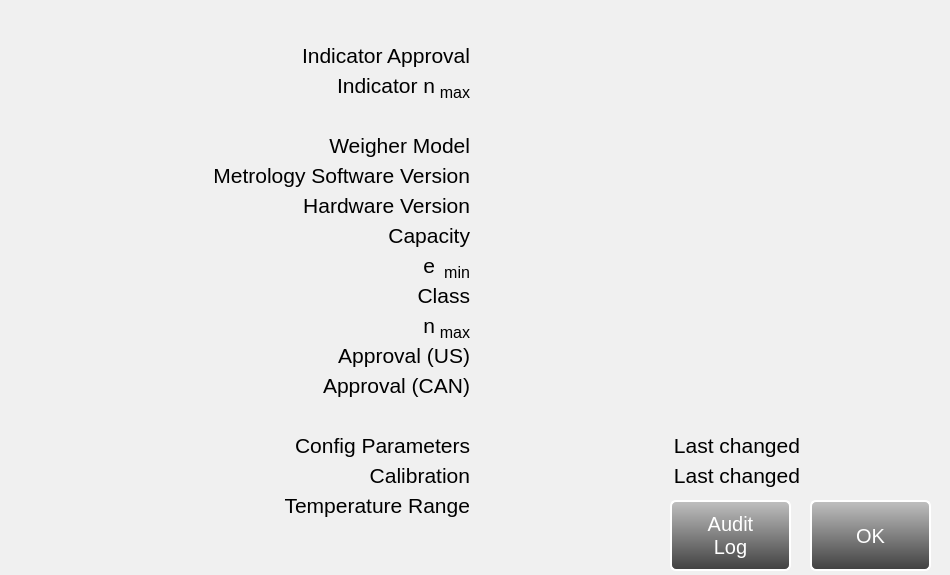
<?xml version="1.0" encoding="UTF-8"?>
<ui version="4.0">
 <class>weightsandmeasuresdialog</class>
 <widget class="QDialog" name="weightsandmeasuresdialog">
  <property name="geometry">
   <rect>
    <x>0</x>
    <y>0</y>
    <width>950</width>
    <height>575</height>
   </rect>
  </property>
  <property name="sizePolicy">
   <sizepolicy hsizetype="Fixed" vsizetype="Fixed">
    <horstretch>0</horstretch>
    <verstretch>0</verstretch>
   </sizepolicy>
  </property>
  <property name="minimumSize">
   <size>
    <width>950</width>
    <height>575</height>
   </size>
  </property>
  <property name="maximumSize">
   <size>
    <width>950</width>
    <height>575</height>
   </size>
  </property>
  <property name="windowTitle">
   <string>Dialog</string>
  </property>
  <property name="autoFillBackground">
   <bool>false</bool>
  </property>
  <property name="styleSheet">
   <string notr="true">QDialog#weightsandmeasuresdialog
{
	background-color: rgb(240, 240, 240);
	foreground-color: black;
}
</string>
  </property>
  <widget class="QLabel" name="lblTempRange_Data">
   <property name="geometry">
    <rect>
     <x>480</x>
     <y>490</y>
     <width>321</width>
     <height>30</height>
    </rect>
   </property>
   <property name="sizePolicy">
    <sizepolicy hsizetype="Fixed" vsizetype="Fixed">
     <horstretch>0</horstretch>
     <verstretch>0</verstretch>
    </sizepolicy>
   </property>
   <property name="minimumSize">
    <size>
     <width>321</width>
     <height>30</height>
    </size>
   </property>
   <property name="maximumSize">
    <size>
     <width>321</width>
     <height>30</height>
    </size>
   </property>
   <property name="font">
    <font>
     <pointsize>16</pointsize>
    </font>
   </property>
   <property name="text">
    <string notr="true"/>
   </property>
   <property name="alignment">
    <set>Qt::AlignLeading|Qt::AlignLeft|Qt::AlignVCenter</set>
   </property>
  </widget>
  <widget class="QLabel" name="lblHardwareVersion">
   <property name="geometry">
    <rect>
     <x>70</x>
     <y>190</y>
     <width>400</width>
     <height>30</height>
    </rect>
   </property>
   <property name="sizePolicy">
    <sizepolicy hsizetype="Fixed" vsizetype="Fixed">
     <horstretch>0</horstretch>
     <verstretch>0</verstretch>
    </sizepolicy>
   </property>
   <property name="minimumSize">
    <size>
     <width>400</width>
     <height>30</height>
    </size>
   </property>
   <property name="maximumSize">
    <size>
     <width>400</width>
     <height>30</height>
    </size>
   </property>
   <property name="font">
    <font>
     <pointsize>16</pointsize>
    </font>
   </property>
   <property name="text">
    <string>Hardware Version</string>
   </property>
   <property name="alignment">
    <set>Qt::AlignRight|Qt::AlignTrailing|Qt::AlignVCenter</set>
   </property>
  </widget>
  <widget class="QLabel" name="lblIndicatorSoftwareVersion_Data">
   <property name="geometry">
    <rect>
     <x>480</x>
     <y>10</y>
     <width>400</width>
     <height>30</height>
    </rect>
   </property>
   <property name="sizePolicy">
    <sizepolicy hsizetype="Fixed" vsizetype="Fixed">
     <horstretch>0</horstretch>
     <verstretch>0</verstretch>
    </sizepolicy>
   </property>
   <property name="minimumSize">
    <size>
     <width>400</width>
     <height>30</height>
    </size>
   </property>
   <property name="maximumSize">
    <size>
     <width>400</width>
     <height>30</height>
    </size>
   </property>
   <property name="font">
    <font>
     <pointsize>16</pointsize>
    </font>
   </property>
   <property name="text">
    <string/>
   </property>
   <property name="alignment">
    <set>Qt::AlignLeading|Qt::AlignLeft|Qt::AlignVCenter</set>
   </property>
  </widget>
  <widget class="QLabel" name="lblLastChanged_Calibration">
   <property name="geometry">
    <rect>
     <x>570</x>
     <y>460</y>
     <width>230</width>
     <height>30</height>
    </rect>
   </property>
   <property name="sizePolicy">
    <sizepolicy hsizetype="Fixed" vsizetype="Fixed">
     <horstretch>0</horstretch>
     <verstretch>0</verstretch>
    </sizepolicy>
   </property>
   <property name="minimumSize">
    <size>
     <width>230</width>
     <height>30</height>
    </size>
   </property>
   <property name="maximumSize">
    <size>
     <width>230</width>
     <height>30</height>
    </size>
   </property>
   <property name="font">
    <font>
     <pointsize>16</pointsize>
    </font>
   </property>
   <property name="text">
    <string>Last changed</string>
   </property>
   <property name="alignment">
    <set>Qt::AlignRight|Qt::AlignTrailing|Qt::AlignVCenter</set>
   </property>
  </widget>
  <widget class="QLabel" name="lblHardwareVersion_Data">
   <property name="geometry">
    <rect>
     <x>480</x>
     <y>190</y>
     <width>400</width>
     <height>30</height>
    </rect>
   </property>
   <property name="sizePolicy">
    <sizepolicy hsizetype="Fixed" vsizetype="Fixed">
     <horstretch>0</horstretch>
     <verstretch>0</verstretch>
    </sizepolicy>
   </property>
   <property name="minimumSize">
    <size>
     <width>400</width>
     <height>30</height>
    </size>
   </property>
   <property name="maximumSize">
    <size>
     <width>400</width>
     <height>30</height>
    </size>
   </property>
   <property name="font">
    <font>
     <pointsize>16</pointsize>
    </font>
   </property>
   <property name="text">
    <string notr="true"/>
   </property>
   <property name="alignment">
    <set>Qt::AlignLeading|Qt::AlignLeft|Qt::AlignVCenter</set>
   </property>
  </widget>
  <widget class="QLabel" name="lblSoftwareVersion">
   <property name="geometry">
    <rect>
     <x>70</x>
     <y>160</y>
     <width>400</width>
     <height>30</height>
    </rect>
   </property>
   <property name="sizePolicy">
    <sizepolicy hsizetype="Fixed" vsizetype="Fixed">
     <horstretch>0</horstretch>
     <verstretch>0</verstretch>
    </sizepolicy>
   </property>
   <property name="minimumSize">
    <size>
     <width>400</width>
     <height>30</height>
    </size>
   </property>
   <property name="maximumSize">
    <size>
     <width>400</width>
     <height>30</height>
    </size>
   </property>
   <property name="font">
    <font>
     <pointsize>16</pointsize>
    </font>
   </property>
   <property name="text">
    <string>Metrology Software Version</string>
   </property>
   <property name="alignment">
    <set>Qt::AlignRight|Qt::AlignTrailing|Qt::AlignVCenter</set>
   </property>
  </widget>
  <widget class="QLabel" name="lblConfigParameters">
   <property name="geometry">
    <rect>
     <x>70</x>
     <y>430</y>
     <width>400</width>
     <height>30</height>
    </rect>
   </property>
   <property name="sizePolicy">
    <sizepolicy hsizetype="Fixed" vsizetype="Fixed">
     <horstretch>0</horstretch>
     <verstretch>0</verstretch>
    </sizepolicy>
   </property>
   <property name="minimumSize">
    <size>
     <width>400</width>
     <height>30</height>
    </size>
   </property>
   <property name="maximumSize">
    <size>
     <width>400</width>
     <height>30</height>
    </size>
   </property>
   <property name="font">
    <font>
     <pointsize>16</pointsize>
    </font>
   </property>
   <property name="text">
    <string>Config Parameters</string>
   </property>
   <property name="alignment">
    <set>Qt::AlignRight|Qt::AlignTrailing|Qt::AlignVCenter</set>
   </property>
  </widget>
  <widget class="QLabel" name="lblLastChanged_Calibration_Data">
   <property name="geometry">
    <rect>
     <x>810</x>
     <y>460</y>
     <width>160</width>
     <height>30</height>
    </rect>
   </property>
   <property name="sizePolicy">
    <sizepolicy hsizetype="Fixed" vsizetype="Fixed">
     <horstretch>0</horstretch>
     <verstretch>0</verstretch>
    </sizepolicy>
   </property>
   <property name="minimumSize">
    <size>
     <width>160</width>
     <height>30</height>
    </size>
   </property>
   <property name="maximumSize">
    <size>
     <width>160</width>
     <height>30</height>
    </size>
   </property>
   <property name="font">
    <font>
     <pointsize>16</pointsize>
    </font>
   </property>
   <property name="text">
    <string notr="true"/>
   </property>
   <property name="alignment">
    <set>Qt::AlignLeading|Qt::AlignLeft|Qt::AlignVCenter</set>
   </property>
  </widget>
  <widget class="QLabel" name="lblE_Data">
   <property name="geometry">
    <rect>
     <x>480</x>
     <y>250</y>
     <width>400</width>
     <height>30</height>
    </rect>
   </property>
   <property name="sizePolicy">
    <sizepolicy hsizetype="Fixed" vsizetype="Fixed">
     <horstretch>0</horstretch>
     <verstretch>0</verstretch>
    </sizepolicy>
   </property>
   <property name="minimumSize">
    <size>
     <width>400</width>
     <height>30</height>
    </size>
   </property>
   <property name="maximumSize">
    <size>
     <width>400</width>
     <height>30</height>
    </size>
   </property>
   <property name="font">
    <font>
     <pointsize>16</pointsize>
    </font>
   </property>
   <property name="text">
    <string notr="true"/>
   </property>
   <property name="alignment">
    <set>Qt::AlignLeading|Qt::AlignLeft|Qt::AlignVCenter</set>
   </property>
  </widget>
  <widget class="QLabel" name="lblApproval_US">
   <property name="geometry">
    <rect>
     <x>70</x>
     <y>340</y>
     <width>400</width>
     <height>30</height>
    </rect>
   </property>
   <property name="sizePolicy">
    <sizepolicy hsizetype="Fixed" vsizetype="Fixed">
     <horstretch>0</horstretch>
     <verstretch>0</verstretch>
    </sizepolicy>
   </property>
   <property name="minimumSize">
    <size>
     <width>400</width>
     <height>30</height>
    </size>
   </property>
   <property name="maximumSize">
    <size>
     <width>400</width>
     <height>30</height>
    </size>
   </property>
   <property name="font">
    <font>
     <pointsize>16</pointsize>
    </font>
   </property>
   <property name="text">
    <string>Approval (US)</string>
   </property>
   <property name="alignment">
    <set>Qt::AlignRight|Qt::AlignTrailing|Qt::AlignVCenter</set>
   </property>
  </widget>
  <widget class="QLabel" name="lblCapacity_Data">
   <property name="geometry">
    <rect>
     <x>480</x>
     <y>220</y>
     <width>400</width>
     <height>30</height>
    </rect>
   </property>
   <property name="sizePolicy">
    <sizepolicy hsizetype="Fixed" vsizetype="Fixed">
     <horstretch>0</horstretch>
     <verstretch>0</verstretch>
    </sizepolicy>
   </property>
   <property name="minimumSize">
    <size>
     <width>400</width>
     <height>30</height>
    </size>
   </property>
   <property name="maximumSize">
    <size>
     <width>400</width>
     <height>30</height>
    </size>
   </property>
   <property name="font">
    <font>
     <pointsize>16</pointsize>
    </font>
   </property>
   <property name="text">
    <string notr="true"/>
   </property>
   <property name="alignment">
    <set>Qt::AlignLeading|Qt::AlignLeft|Qt::AlignVCenter</set>
   </property>
  </widget>
  <widget class="QLabel" name="lblE_Sub_Min">
   <property name="geometry">
    <rect>
     <x>120</x>
     <y>260</y>
     <width>350</width>
     <height>25</height>
    </rect>
   </property>
   <property name="sizePolicy">
    <sizepolicy hsizetype="Fixed" vsizetype="Fixed">
     <horstretch>0</horstretch>
     <verstretch>0</verstretch>
    </sizepolicy>
   </property>
   <property name="minimumSize">
    <size>
     <width>350</width>
     <height>25</height>
    </size>
   </property>
   <property name="maximumSize">
    <size>
     <width>350</width>
     <height>25</height>
    </size>
   </property>
   <property name="font">
    <font>
     <pointsize>12</pointsize>
    </font>
   </property>
   <property name="text">
    <string>min</string>
   </property>
   <property name="alignment">
    <set>Qt::AlignRight|Qt::AlignTrailing|Qt::AlignVCenter</set>
   </property>
  </widget>
  <widget class="QLabel" name="lblWeigherModel">
   <property name="geometry">
    <rect>
     <x>70</x>
     <y>130</y>
     <width>400</width>
     <height>30</height>
    </rect>
   </property>
   <property name="sizePolicy">
    <sizepolicy hsizetype="Fixed" vsizetype="Fixed">
     <horstretch>0</horstretch>
     <verstretch>0</verstretch>
    </sizepolicy>
   </property>
   <property name="minimumSize">
    <size>
     <width>400</width>
     <height>30</height>
    </size>
   </property>
   <property name="maximumSize">
    <size>
     <width>400</width>
     <height>30</height>
    </size>
   </property>
   <property name="font">
    <font>
     <pointsize>16</pointsize>
    </font>
   </property>
   <property name="text">
    <string>Weigher Model</string>
   </property>
   <property name="alignment">
    <set>Qt::AlignRight|Qt::AlignTrailing|Qt::AlignVCenter</set>
   </property>
  </widget>
  <widget class="QLabel" name="lblCapacity">
   <property name="geometry">
    <rect>
     <x>70</x>
     <y>220</y>
     <width>400</width>
     <height>30</height>
    </rect>
   </property>
   <property name="sizePolicy">
    <sizepolicy hsizetype="Fixed" vsizetype="Fixed">
     <horstretch>0</horstretch>
     <verstretch>0</verstretch>
    </sizepolicy>
   </property>
   <property name="minimumSize">
    <size>
     <width>400</width>
     <height>30</height>
    </size>
   </property>
   <property name="maximumSize">
    <size>
     <width>400</width>
     <height>30</height>
    </size>
   </property>
   <property name="font">
    <font>
     <pointsize>16</pointsize>
    </font>
   </property>
   <property name="text">
    <string>Capacity</string>
   </property>
   <property name="alignment">
    <set>Qt::AlignRight|Qt::AlignTrailing|Qt::AlignVCenter</set>
   </property>
  </widget>
  <widget class="QLabel" name="lblN_Data">
   <property name="geometry">
    <rect>
     <x>480</x>
     <y>310</y>
     <width>400</width>
     <height>30</height>
    </rect>
   </property>
   <property name="sizePolicy">
    <sizepolicy hsizetype="Fixed" vsizetype="Fixed">
     <horstretch>0</horstretch>
     <verstretch>0</verstretch>
    </sizepolicy>
   </property>
   <property name="minimumSize">
    <size>
     <width>400</width>
     <height>30</height>
    </size>
   </property>
   <property name="maximumSize">
    <size>
     <width>400</width>
     <height>30</height>
    </size>
   </property>
   <property name="font">
    <font>
     <pointsize>16</pointsize>
    </font>
   </property>
   <property name="text">
    <string notr="true"/>
   </property>
   <property name="alignment">
    <set>Qt::AlignLeading|Qt::AlignLeft|Qt::AlignVCenter</set>
   </property>
  </widget>
  <widget class="QLabel" name="lblCalibration_Data">
   <property name="geometry">
    <rect>
     <x>480</x>
     <y>460</y>
     <width>80</width>
     <height>30</height>
    </rect>
   </property>
   <property name="sizePolicy">
    <sizepolicy hsizetype="Fixed" vsizetype="Fixed">
     <horstretch>0</horstretch>
     <verstretch>0</verstretch>
    </sizepolicy>
   </property>
   <property name="minimumSize">
    <size>
     <width>80</width>
     <height>30</height>
    </size>
   </property>
   <property name="maximumSize">
    <size>
     <width>80</width>
     <height>30</height>
    </size>
   </property>
   <property name="font">
    <font>
     <pointsize>16</pointsize>
    </font>
   </property>
   <property name="text">
    <string notr="true"/>
   </property>
   <property name="alignment">
    <set>Qt::AlignLeading|Qt::AlignLeft|Qt::AlignVCenter</set>
   </property>
  </widget>
  <widget class="QLabel" name="lblIndicatorN">
   <property name="geometry">
    <rect>
     <x>70</x>
     <y>70</y>
     <width>365</width>
     <height>30</height>
    </rect>
   </property>
   <property name="sizePolicy">
    <sizepolicy hsizetype="Fixed" vsizetype="Fixed">
     <horstretch>0</horstretch>
     <verstretch>0</verstretch>
    </sizepolicy>
   </property>
   <property name="minimumSize">
    <size>
     <width>365</width>
     <height>30</height>
    </size>
   </property>
   <property name="maximumSize">
    <size>
     <width>365</width>
     <height>30</height>
    </size>
   </property>
   <property name="font">
    <font>
     <pointsize>16</pointsize>
    </font>
   </property>
   <property name="text">
    <string>Indicator n</string>
   </property>
   <property name="alignment">
    <set>Qt::AlignRight|Qt::AlignTrailing|Qt::AlignVCenter</set>
   </property>
  </widget>
  <widget class="QLabel" name="lblIndicatorApproval">
   <property name="geometry">
    <rect>
     <x>70</x>
     <y>40</y>
     <width>400</width>
     <height>30</height>
    </rect>
   </property>
   <property name="sizePolicy">
    <sizepolicy hsizetype="Fixed" vsizetype="Fixed">
     <horstretch>0</horstretch>
     <verstretch>0</verstretch>
    </sizepolicy>
   </property>
   <property name="minimumSize">
    <size>
     <width>400</width>
     <height>30</height>
    </size>
   </property>
   <property name="maximumSize">
    <size>
     <width>400</width>
     <height>30</height>
    </size>
   </property>
   <property name="font">
    <font>
     <pointsize>16</pointsize>
    </font>
   </property>
   <property name="text">
    <string>Indicator Approval</string>
   </property>
   <property name="alignment">
    <set>Qt::AlignRight|Qt::AlignTrailing|Qt::AlignVCenter</set>
   </property>
  </widget>
  <widget class="QLabel" name="lblN">
   <property name="geometry">
    <rect>
     <x>70</x>
     <y>310</y>
     <width>365</width>
     <height>30</height>
    </rect>
   </property>
   <property name="sizePolicy">
    <sizepolicy hsizetype="Fixed" vsizetype="Fixed">
     <horstretch>0</horstretch>
     <verstretch>0</verstretch>
    </sizepolicy>
   </property>
   <property name="minimumSize">
    <size>
     <width>365</width>
     <height>30</height>
    </size>
   </property>
   <property name="maximumSize">
    <size>
     <width>365</width>
     <height>30</height>
    </size>
   </property>
   <property name="font">
    <font>
     <pointsize>16</pointsize>
    </font>
   </property>
   <property name="text">
    <string notr="true">n</string>
   </property>
   <property name="alignment">
    <set>Qt::AlignRight|Qt::AlignTrailing|Qt::AlignVCenter</set>
   </property>
  </widget>
  <widget class="QLabel" name="lblSoftwareVersion_Data">
   <property name="geometry">
    <rect>
     <x>480</x>
     <y>160</y>
     <width>400</width>
     <height>30</height>
    </rect>
   </property>
   <property name="sizePolicy">
    <sizepolicy hsizetype="Fixed" vsizetype="Fixed">
     <horstretch>0</horstretch>
     <verstretch>0</verstretch>
    </sizepolicy>
   </property>
   <property name="minimumSize">
    <size>
     <width>400</width>
     <height>30</height>
    </size>
   </property>
   <property name="maximumSize">
    <size>
     <width>400</width>
     <height>30</height>
    </size>
   </property>
   <property name="font">
    <font>
     <pointsize>16</pointsize>
    </font>
   </property>
   <property name="text">
    <string notr="true"/>
   </property>
   <property name="alignment">
    <set>Qt::AlignLeading|Qt::AlignLeft|Qt::AlignVCenter</set>
   </property>
  </widget>
  <widget class="QLabel" name="lblIndicatorApproval_Data">
   <property name="geometry">
    <rect>
     <x>480</x>
     <y>40</y>
     <width>400</width>
     <height>30</height>
    </rect>
   </property>
   <property name="sizePolicy">
    <sizepolicy hsizetype="Fixed" vsizetype="Fixed">
     <horstretch>0</horstretch>
     <verstretch>0</verstretch>
    </sizepolicy>
   </property>
   <property name="minimumSize">
    <size>
     <width>400</width>
     <height>30</height>
    </size>
   </property>
   <property name="maximumSize">
    <size>
     <width>400</width>
     <height>30</height>
    </size>
   </property>
   <property name="font">
    <font>
     <pointsize>16</pointsize>
    </font>
   </property>
   <property name="text">
    <string notr="true"/>
   </property>
   <property name="alignment">
    <set>Qt::AlignLeading|Qt::AlignLeft|Qt::AlignVCenter</set>
   </property>
  </widget>
  <widget class="QLabel" name="lblCalibration">
   <property name="geometry">
    <rect>
     <x>70</x>
     <y>460</y>
     <width>400</width>
     <height>30</height>
    </rect>
   </property>
   <property name="sizePolicy">
    <sizepolicy hsizetype="Fixed" vsizetype="Fixed">
     <horstretch>0</horstretch>
     <verstretch>0</verstretch>
    </sizepolicy>
   </property>
   <property name="minimumSize">
    <size>
     <width>400</width>
     <height>30</height>
    </size>
   </property>
   <property name="maximumSize">
    <size>
     <width>400</width>
     <height>30</height>
    </size>
   </property>
   <property name="font">
    <font>
     <pointsize>16</pointsize>
    </font>
   </property>
   <property name="text">
    <string>Calibration</string>
   </property>
   <property name="alignment">
    <set>Qt::AlignRight|Qt::AlignTrailing|Qt::AlignVCenter</set>
   </property>
  </widget>
  <widget class="QLabel" name="lblClass">
   <property name="geometry">
    <rect>
     <x>70</x>
     <y>280</y>
     <width>400</width>
     <height>30</height>
    </rect>
   </property>
   <property name="sizePolicy">
    <sizepolicy hsizetype="Fixed" vsizetype="Fixed">
     <horstretch>0</horstretch>
     <verstretch>0</verstretch>
    </sizepolicy>
   </property>
   <property name="minimumSize">
    <size>
     <width>400</width>
     <height>30</height>
    </size>
   </property>
   <property name="maximumSize">
    <size>
     <width>400</width>
     <height>30</height>
    </size>
   </property>
   <property name="font">
    <font>
     <pointsize>16</pointsize>
    </font>
   </property>
   <property name="text">
    <string>Class</string>
   </property>
   <property name="alignment">
    <set>Qt::AlignRight|Qt::AlignTrailing|Qt::AlignVCenter</set>
   </property>
  </widget>
  <widget class="QLabel" name="lblE">
   <property name="geometry">
    <rect>
     <x>70</x>
     <y>250</y>
     <width>365</width>
     <height>30</height>
    </rect>
   </property>
   <property name="sizePolicy">
    <sizepolicy hsizetype="Fixed" vsizetype="Fixed">
     <horstretch>0</horstretch>
     <verstretch>0</verstretch>
    </sizepolicy>
   </property>
   <property name="minimumSize">
    <size>
     <width>365</width>
     <height>30</height>
    </size>
   </property>
   <property name="maximumSize">
    <size>
     <width>365</width>
     <height>30</height>
    </size>
   </property>
   <property name="font">
    <font>
     <pointsize>16</pointsize>
    </font>
   </property>
   <property name="text">
    <string notr="true">e</string>
   </property>
   <property name="alignment">
    <set>Qt::AlignRight|Qt::AlignTrailing|Qt::AlignVCenter</set>
   </property>
  </widget>
  <widget class="QLabel" name="lblConfigParameters_Data">
   <property name="geometry">
    <rect>
     <x>480</x>
     <y>430</y>
     <width>80</width>
     <height>30</height>
    </rect>
   </property>
   <property name="sizePolicy">
    <sizepolicy hsizetype="Fixed" vsizetype="Fixed">
     <horstretch>0</horstretch>
     <verstretch>0</verstretch>
    </sizepolicy>
   </property>
   <property name="minimumSize">
    <size>
     <width>80</width>
     <height>30</height>
    </size>
   </property>
   <property name="maximumSize">
    <size>
     <width>80</width>
     <height>30</height>
    </size>
   </property>
   <property name="font">
    <font>
     <pointsize>16</pointsize>
    </font>
   </property>
   <property name="text">
    <string notr="true"/>
   </property>
   <property name="alignment">
    <set>Qt::AlignLeading|Qt::AlignLeft|Qt::AlignVCenter</set>
   </property>
  </widget>
  <widget class="QLabel" name="lblApproval_CAN">
   <property name="geometry">
    <rect>
     <x>70</x>
     <y>370</y>
     <width>400</width>
     <height>30</height>
    </rect>
   </property>
   <property name="sizePolicy">
    <sizepolicy hsizetype="Fixed" vsizetype="Fixed">
     <horstretch>0</horstretch>
     <verstretch>0</verstretch>
    </sizepolicy>
   </property>
   <property name="minimumSize">
    <size>
     <width>400</width>
     <height>30</height>
    </size>
   </property>
   <property name="maximumSize">
    <size>
     <width>400</width>
     <height>30</height>
    </size>
   </property>
   <property name="font">
    <font>
     <pointsize>16</pointsize>
    </font>
   </property>
   <property name="text">
    <string>Approval (CAN)</string>
   </property>
   <property name="alignment">
    <set>Qt::AlignRight|Qt::AlignTrailing|Qt::AlignVCenter</set>
   </property>
  </widget>
  <widget class="QLabel" name="lblWeigherModel_Data">
   <property name="geometry">
    <rect>
     <x>480</x>
     <y>130</y>
     <width>400</width>
     <height>30</height>
    </rect>
   </property>
   <property name="sizePolicy">
    <sizepolicy hsizetype="Fixed" vsizetype="Fixed">
     <horstretch>0</horstretch>
     <verstretch>0</verstretch>
    </sizepolicy>
   </property>
   <property name="minimumSize">
    <size>
     <width>400</width>
     <height>30</height>
    </size>
   </property>
   <property name="maximumSize">
    <size>
     <width>400</width>
     <height>30</height>
    </size>
   </property>
   <property name="font">
    <font>
     <pointsize>16</pointsize>
    </font>
   </property>
   <property name="text">
    <string notr="true"/>
   </property>
   <property name="alignment">
    <set>Qt::AlignLeading|Qt::AlignLeft|Qt::AlignVCenter</set>
   </property>
  </widget>
  <widget class="QLabel" name="lblIndicatorN_Data">
   <property name="geometry">
    <rect>
     <x>480</x>
     <y>70</y>
     <width>400</width>
     <height>30</height>
    </rect>
   </property>
   <property name="sizePolicy">
    <sizepolicy hsizetype="Fixed" vsizetype="Fixed">
     <horstretch>0</horstretch>
     <verstretch>0</verstretch>
    </sizepolicy>
   </property>
   <property name="minimumSize">
    <size>
     <width>400</width>
     <height>30</height>
    </size>
   </property>
   <property name="maximumSize">
    <size>
     <width>400</width>
     <height>30</height>
    </size>
   </property>
   <property name="font">
    <font>
     <pointsize>16</pointsize>
    </font>
   </property>
   <property name="text">
    <string notr="true"/>
   </property>
   <property name="alignment">
    <set>Qt::AlignLeading|Qt::AlignLeft|Qt::AlignVCenter</set>
   </property>
  </widget>
  <widget class="QLabel" name="lblTempRange">
   <property name="geometry">
    <rect>
     <x>70</x>
     <y>490</y>
     <width>400</width>
     <height>30</height>
    </rect>
   </property>
   <property name="sizePolicy">
    <sizepolicy hsizetype="Fixed" vsizetype="Fixed">
     <horstretch>0</horstretch>
     <verstretch>0</verstretch>
    </sizepolicy>
   </property>
   <property name="minimumSize">
    <size>
     <width>400</width>
     <height>30</height>
    </size>
   </property>
   <property name="maximumSize">
    <size>
     <width>400</width>
     <height>30</height>
    </size>
   </property>
   <property name="font">
    <font>
     <pointsize>16</pointsize>
    </font>
   </property>
   <property name="text">
    <string>Temperature Range</string>
   </property>
   <property name="alignment">
    <set>Qt::AlignRight|Qt::AlignTrailing|Qt::AlignVCenter</set>
   </property>
  </widget>
  <widget class="QLabel" name="lblIndicatorN_Sub_Max">
   <property name="geometry">
    <rect>
     <x>120</x>
     <y>80</y>
     <width>350</width>
     <height>25</height>
    </rect>
   </property>
   <property name="sizePolicy">
    <sizepolicy hsizetype="Fixed" vsizetype="Fixed">
     <horstretch>0</horstretch>
     <verstretch>0</verstretch>
    </sizepolicy>
   </property>
   <property name="minimumSize">
    <size>
     <width>350</width>
     <height>25</height>
    </size>
   </property>
   <property name="maximumSize">
    <size>
     <width>350</width>
     <height>25</height>
    </size>
   </property>
   <property name="font">
    <font>
     <pointsize>12</pointsize>
    </font>
   </property>
   <property name="text">
    <string>max</string>
   </property>
   <property name="alignment">
    <set>Qt::AlignRight|Qt::AlignTrailing|Qt::AlignVCenter</set>
   </property>
  </widget>
  <widget class="QLabel" name="lblApproval_US_Data">
   <property name="geometry">
    <rect>
     <x>480</x>
     <y>340</y>
     <width>400</width>
     <height>30</height>
    </rect>
   </property>
   <property name="sizePolicy">
    <sizepolicy hsizetype="Fixed" vsizetype="Fixed">
     <horstretch>0</horstretch>
     <verstretch>0</verstretch>
    </sizepolicy>
   </property>
   <property name="minimumSize">
    <size>
     <width>400</width>
     <height>30</height>
    </size>
   </property>
   <property name="maximumSize">
    <size>
     <width>400</width>
     <height>30</height>
    </size>
   </property>
   <property name="font">
    <font>
     <pointsize>16</pointsize>
    </font>
   </property>
   <property name="text">
    <string notr="true"/>
   </property>
   <property name="alignment">
    <set>Qt::AlignLeading|Qt::AlignLeft|Qt::AlignVCenter</set>
   </property>
  </widget>
  <widget class="QLabel" name="lblLastChanged_Config">
   <property name="geometry">
    <rect>
     <x>570</x>
     <y>430</y>
     <width>230</width>
     <height>30</height>
    </rect>
   </property>
   <property name="sizePolicy">
    <sizepolicy hsizetype="Fixed" vsizetype="Fixed">
     <horstretch>0</horstretch>
     <verstretch>0</verstretch>
    </sizepolicy>
   </property>
   <property name="minimumSize">
    <size>
     <width>230</width>
     <height>30</height>
    </size>
   </property>
   <property name="maximumSize">
    <size>
     <width>230</width>
     <height>30</height>
    </size>
   </property>
   <property name="font">
    <font>
     <pointsize>16</pointsize>
    </font>
   </property>
   <property name="text">
    <string>Last changed</string>
   </property>
   <property name="alignment">
    <set>Qt::AlignRight|Qt::AlignTrailing|Qt::AlignVCenter</set>
   </property>
  </widget>
  <widget class="QLabel" name="lblN_Sub_Max">
   <property name="geometry">
    <rect>
     <x>120</x>
     <y>320</y>
     <width>350</width>
     <height>25</height>
    </rect>
   </property>
   <property name="sizePolicy">
    <sizepolicy hsizetype="Fixed" vsizetype="Fixed">
     <horstretch>0</horstretch>
     <verstretch>0</verstretch>
    </sizepolicy>
   </property>
   <property name="minimumSize">
    <size>
     <width>350</width>
     <height>25</height>
    </size>
   </property>
   <property name="maximumSize">
    <size>
     <width>350</width>
     <height>25</height>
    </size>
   </property>
   <property name="font">
    <font>
     <pointsize>12</pointsize>
    </font>
   </property>
   <property name="text">
    <string>max</string>
   </property>
   <property name="alignment">
    <set>Qt::AlignRight|Qt::AlignTrailing|Qt::AlignVCenter</set>
   </property>
  </widget>
  <widget class="QLabel" name="lblLastChanged_Config_Data">
   <property name="geometry">
    <rect>
     <x>810</x>
     <y>430</y>
     <width>160</width>
     <height>30</height>
    </rect>
   </property>
   <property name="sizePolicy">
    <sizepolicy hsizetype="Fixed" vsizetype="Fixed">
     <horstretch>0</horstretch>
     <verstretch>0</verstretch>
    </sizepolicy>
   </property>
   <property name="minimumSize">
    <size>
     <width>160</width>
     <height>30</height>
    </size>
   </property>
   <property name="maximumSize">
    <size>
     <width>160</width>
     <height>30</height>
    </size>
   </property>
   <property name="font">
    <font>
     <pointsize>16</pointsize>
    </font>
   </property>
   <property name="text">
    <string notr="true"/>
   </property>
   <property name="alignment">
    <set>Qt::AlignLeading|Qt::AlignLeft|Qt::AlignVCenter</set>
   </property>
  </widget>
  <widget class="QLabel" name="lblApproval_CAN_Data">
   <property name="geometry">
    <rect>
     <x>480</x>
     <y>370</y>
     <width>400</width>
     <height>30</height>
    </rect>
   </property>
   <property name="sizePolicy">
    <sizepolicy hsizetype="Fixed" vsizetype="Fixed">
     <horstretch>0</horstretch>
     <verstretch>0</verstretch>
    </sizepolicy>
   </property>
   <property name="minimumSize">
    <size>
     <width>400</width>
     <height>30</height>
    </size>
   </property>
   <property name="maximumSize">
    <size>
     <width>400</width>
     <height>30</height>
    </size>
   </property>
   <property name="font">
    <font>
     <pointsize>16</pointsize>
    </font>
   </property>
   <property name="text">
    <string notr="true"/>
   </property>
   <property name="alignment">
    <set>Qt::AlignLeading|Qt::AlignLeft|Qt::AlignVCenter</set>
   </property>
  </widget>
  <widget class="QLabel" name="lblClass_Data">
   <property name="geometry">
    <rect>
     <x>480</x>
     <y>280</y>
     <width>400</width>
     <height>30</height>
    </rect>
   </property>
   <property name="sizePolicy">
    <sizepolicy hsizetype="Fixed" vsizetype="Fixed">
     <horstretch>0</horstretch>
     <verstretch>0</verstretch>
    </sizepolicy>
   </property>
   <property name="minimumSize">
    <size>
     <width>400</width>
     <height>30</height>
    </size>
   </property>
   <property name="maximumSize">
    <size>
     <width>400</width>
     <height>30</height>
    </size>
   </property>
   <property name="font">
    <font>
     <pointsize>16</pointsize>
    </font>
   </property>
   <property name="text">
    <string notr="true"/>
   </property>
   <property name="alignment">
    <set>Qt::AlignLeading|Qt::AlignLeft|Qt::AlignVCenter</set>
   </property>
  </widget>
  <widget class="QPushButton" name="butAuditLog">
   <property name="geometry">
    <rect>
     <x>670</x>
     <y>500</y>
     <width>121</width>
     <height>71</height>
    </rect>
   </property>
   <property name="sizePolicy">
    <sizepolicy hsizetype="Fixed" vsizetype="Fixed">
     <horstretch>0</horstretch>
     <verstretch>0</verstretch>
    </sizepolicy>
   </property>
   <property name="minimumSize">
    <size>
     <width>121</width>
     <height>71</height>
    </size>
   </property>
   <property name="maximumSize">
    <size>
     <width>121</width>
     <height>71</height>
    </size>
   </property>
   <property name="font">
    <font>
     <pointsize>15</pointsize>
    </font>
   </property>
   <property name="styleSheet">
    <string notr="true">QPushButton {
    margin: 0 0 0 0;
    color: white;
    background-color: qlineargradient(x1: 0, y1: 0, x2: 0, y2: 1,stop: 0 #c0c0c0, stop: 1 #404040);
    border-style: outset;
    border-radius: 6px;
    border-width: 2px;
    border-color: #ffffff;
}

QPushButton:pressed {
    margin: 0 0 0 0;
    color: black;
    background-color: qlineargradient(x1: 0, y1: 0, x2: 0, y2: 1,stop: 0 #ffffff, stop: 1 #d0d0d0);
    border-style: outset;
    border-radius: 6px;
    border-width: 2px;
    border-color: #000000;
}</string>
   </property>
   <property name="text">
    <string>Audit
Log</string>
   </property>
  </widget>
  <widget class="QPushButton" name="butOK">
   <property name="geometry">
    <rect>
     <x>810</x>
     <y>500</y>
     <width>121</width>
     <height>71</height>
    </rect>
   </property>
   <property name="sizePolicy">
    <sizepolicy hsizetype="Fixed" vsizetype="Fixed">
     <horstretch>0</horstretch>
     <verstretch>0</verstretch>
    </sizepolicy>
   </property>
   <property name="minimumSize">
    <size>
     <width>121</width>
     <height>71</height>
    </size>
   </property>
   <property name="maximumSize">
    <size>
     <width>121</width>
     <height>71</height>
    </size>
   </property>
   <property name="font">
    <font>
     <pointsize>15</pointsize>
    </font>
   </property>
   <property name="focusPolicy">
    <enum>Qt::StrongFocus</enum>
   </property>
   <property name="whatsThis">
    <string/>
   </property>
   <property name="styleSheet">
    <string notr="true">QPushButton {
    margin: 0 0 0 0;
    color: white;
    background-color: qlineargradient(x1: 0, y1: 0, x2: 0, y2: 1,stop: 0 #c0c0c0, stop: 1 #404040);
    border-style: outset;
    border-radius: 6px;
    border-width: 2px;
    border-color: #ffffff;
}

QPushButton:pressed {
    margin: 0 0 0 0;
    color: black;
    background-color: qlineargradient(x1: 0, y1: 0, x2: 0, y2: 1,stop: 0 #ffffff, stop: 1 #d0d0d0);
    border-style: outset;
    border-radius: 6px;
    border-width: 2px;
    border-color: #000000;
}</string>
   </property>
   <property name="text">
    <string>OK</string>
   </property>
  </widget>
 </widget>
 <resources/>
 <connections/>
</ui>
